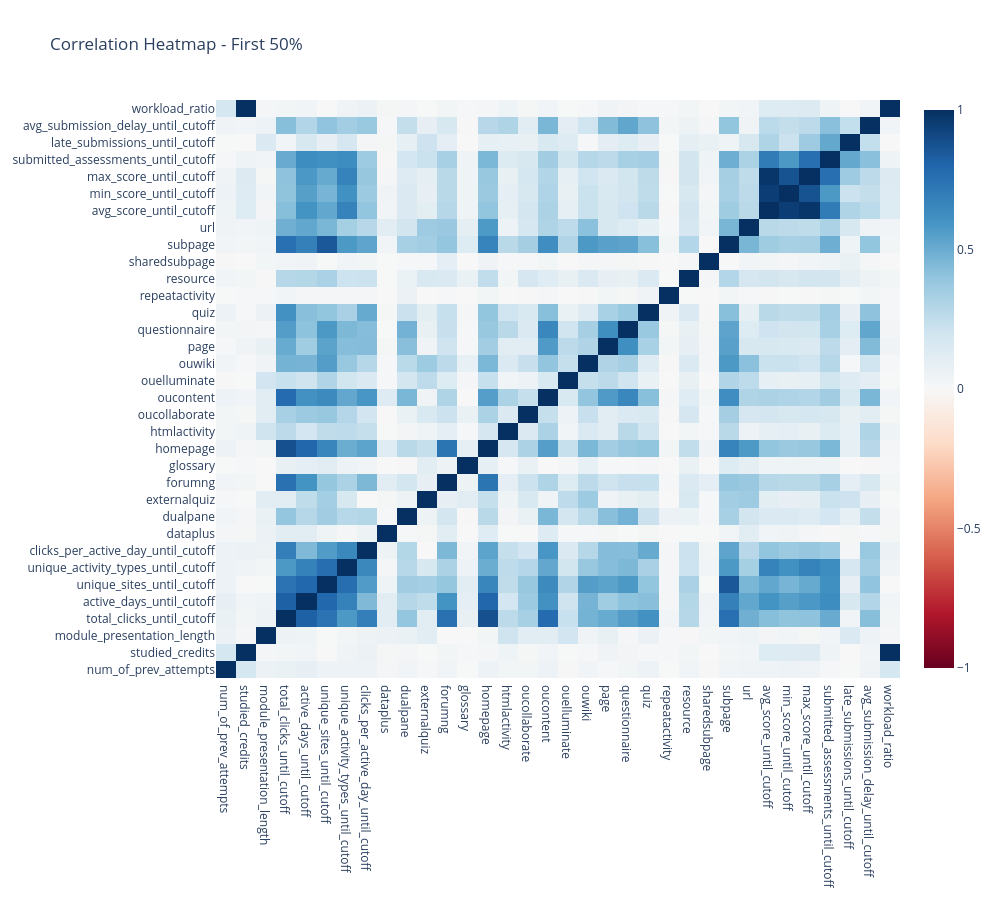

The notebook cell this image was saved under:
### Code cell
import plotly.graph_objects as go

fig = go.Figure(
    data=go.Heatmap(
        z=corr_matrix_50.values,
        x=corr_matrix_50.columns,
        y=corr_matrix_50.columns,
        colorscale="RdBu",
        zmin=-1,
        zmax=1
    )
)

fig.update_layout(
    title="Correlation Heatmap - First 50%",
    width=1000,
    height=900
)

fig.show()

### Figure 1 — Plotly figure (JSON) as saved in the notebook; plotly's stock layout.template omitted (floating-point values rounded to 4 significant figures; data arrays with more than 128 entries replaced by an {"elided": "..."} marker saying what was removed)
{"data": [{"colorscale": [[0, "rgb(103,0,31)"], [0.1, "rgb(178,24,43)"], [0.2, "rgb(214,96,77)"], [0.3, "rgb(244,165,130)"], [0.4, "rgb(253,219,199)"], [0.5, "rgb(247,247,247)"], [0.6, "rgb(209,229,240)"], [0.7, "rgb(146,197,222)"], [0.8, "rgb(67,147,195)"], [0.9, "rgb(33,102,172)"], [1, "rgb(5,48,97)"]], "type": "heatmap", "x": ["num_of_prev_attempts", "studied_credits", "module_presentation_length", "total_clicks_until_cutoff", "active_days_until_cutoff", "unique_sites_until_cutoff", "unique_activity_types_until_cutoff", "clicks_per_active_day_until_cutoff", "dataplus", "dualpane", "externalquiz", "forumng", "glossary", "homepage", "htmlactivity", "oucollaborate", "oucontent", "ouelluminate", "ouwiki", "page", "questionnaire", "quiz", "repeatactivity", "resource", "sharedsubpage", "subpage", "url", "avg_score_until_cutoff", "min_score_until_cutoff", "max_score_until_cutoff", "submitted_assessments_until_cutoff", "late_submissions_until_cutoff", "avg_submission_delay_until_cutoff", "workload_ratio"], "y": ["num_of_prev_attempts", "studied_credits", "module_presentation_length", "total_clicks_until_cutoff", "active_days_until_cutoff", "unique_sites_until_cutoff", "unique_activity_types_until_cutoff", "clicks_per_active_day_until_cutoff", "dataplus", "dualpane", "externalquiz", "forumng", "glossary", "homepage", "htmlactivity", "oucollaborate", "oucontent", "ouelluminate", "ouwiki", "page", "questionnaire", "quiz", "repeatactivity", "resource", "sharedsubpage", "subpage", "url", "avg_score_until_cutoff", "min_score_until_cutoff", "max_score_until_cutoff", "submitted_assessments_until_cutoff", "late_submissions_until_cutoff", "avg_submission_delay_until_cutoff", "workload_ratio"], "z": {"elided": "34x34 float values"}, "zmax": 1, "zmin": -1}], "layout": {"height": 900, "title": {"text": "Correlation Heatmap - First 50%"}, "width": 1000}}
